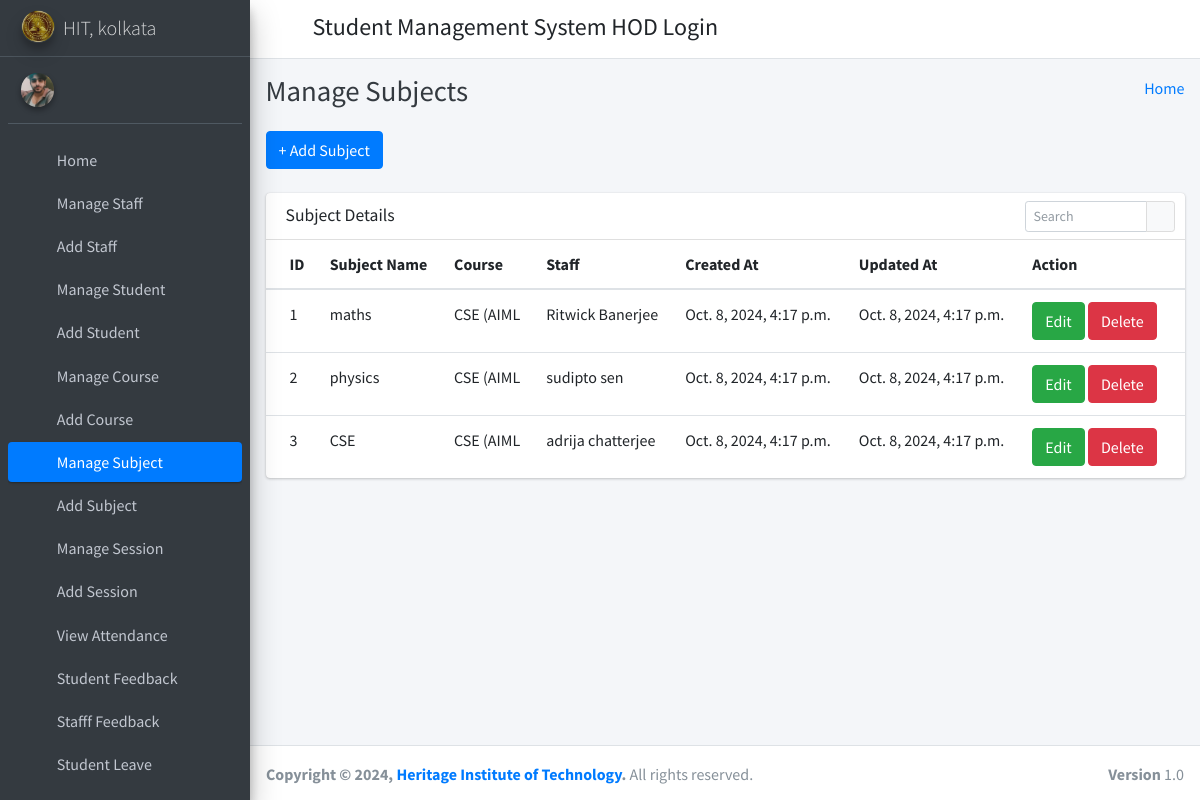
Screenshot of /manage_subject/ (signed in) with the database file from the repository.
### student_management_app/models.py (models this page shows)
class Subjects(models.Model):
    id =models.AutoField(primary_key=True)
    subject_name = models.CharField(max_length=255)
    course_id = models.ForeignKey(Courses, on_delete=models.CASCADE, default=1) #need to give defauult course
    staff_id = models.ForeignKey(CustomUser, on_delete=models.CASCADE)
    created_at = models.DateTimeField(auto_now_add=True)
    updated_at = models.DateTimeField(auto_now=True)
    objects = models.Manager()

class Courses(models.Model):
    id = models.AutoField(primary_key=True)
    course_name = models.CharField(max_length=255)
    created_at = models.DateTimeField(auto_now_add=True)
    updated_at = models.DateTimeField(auto_now=True)
    objects = models.Manager()

class CustomUser(AbstractUser):
    user_type_data = ((1, "HOD"), (2, "Staff"), (3, "Student"))
    user_type = models.CharField(default=1, choices=user_type_data, max_length=10)

### student_management_app/HodViews.py (the view)
# urls.py: path('manage_subject/', HodViews.manage_subject, name="manage_subject"),
def manage_subject(request):
    subjects = Subjects.objects.all()
    context = {
        "subjects": subjects
    }
    return render(request, 'hod_template/manage_subject_template.html', context)

### student_management_app/LoginCheckMiddleWare.py (called while the page is built, shortened)
    def process_view(self, request, view_func, view_args, view_kwargs):
        modulename = view_func.__module__
        user = request.user
        if user.is_authenticated:
            if user.user_type == "1":
                if modulename == "student_management_app.HodViews":
                    pass
                elif modulename == "student_management_app.views" or modulename == "django.views.static":
                    pass
                else:
                    return redirect("admin_home")
            else:
                return redirect("login")
        else:
            if request.path == reverse("login") or request.path == reverse("doLogin"):
                pass
            else:
                return redirect("login")

### student_management_app/templates/hod_template/manage_subject_template.html (shortened to what this page needs)
{% extends 'hod_template/base_template.html' %}
{% block page_title %}
    Manage Subjects
{% endblock page_title %}
{% block main_content %}
{% load static %}
<section class="content">
        <div class="container-fluid">
            <a class="btn btn-primary" href="{% url 'add_subject' %}" role="button">+ Add Subject</a> <br/>&nbsp;
            <div class="row">
                <div class="col-md-12">
                    <div class="card">
                        <div class="card-header">
                            <h3 class="card-title">Subject Details</h3>
                            <div class="card-tools">
                            <div class="input-group input-group-sm" style="width: 150px;">
                                <input type="text" name="table_search" class="form-control float-right" placeholder="Search">
                                <div class="input-group-append">
                                <button type="submit" class="btn btn-default"><i class="fas fa-search"></i></button>
                                </div>
                            </div>
                            </div>
                        </div>
                        <div class="card-body table-responsive p-0">
                            <table class="table table-hover text-nowrap">
                            <thead>
                                <tr>
                                <th>ID</th>
                                <th>Subject Name</th>
                                <th>Course</th>
                                <th>Staff</th>
                                <th>Created At</th>
                                <th>Updated At</th>
                                <th>Action</th>
                                </tr>
                            </thead>
                            <tbody>
                                {% for subject in subjects %}
                                <tr>
                                <td>{{ subject.id }}</td>
                                <td>{{ subject.subject_name }}</td>
                                <td>{{ subject.course_id.course_name }}</td>
                                <td>{{ subject.staff_id.first_name }} {{ subject.staff_id.last_name }}</td>
                                <td>{{ subject.created_at }}</td>
                                <td>{{ subject.updated_at }}</td>
                                <td>
                                    <a href="{% url 'edit_subject' subject.id %}" class="btn btn-success">Edit</a>
                                    <a href="{% url 'delete_subject' subject.id %}" class="btn btn-danger">Delete</a>
                                </td>
                                </tr>
                                {% endfor %}
                            </tbody>
                            </table>
                        </div>
                        </div>
                </div>
            </div>
        </div>
      </section>
  {% endblock main_content %}

### rows the page displays
Subjects: id "1", subject_name "maths", course_id.course_name "CSE (AIML", staff_id.first_name "Ritwick", staff_id.last_name "Banerjee", created_at "Oct. 8, 2024, 4:17 p.m.", updated_at "Oct. 8, 2024, 4:17 p.m."
Subjects: id "2", subject_name "physics", course_id.course_name "CSE (AIML", staff_id.first_name "sudipto", staff_id.last_name "sen", created_at "Oct. 8, 2024, 4:17 p.m.", updated_at "Oct. 8, 2024, 4:17 p.m."
Subjects: id "3", subject_name "CSE", course_id.course_name "CSE (AIML", staff_id.first_name "adrija", staff_id.last_name "chatterjee", created_at "Oct. 8, 2024, 4:17 p.m.", updated_at "Oct. 8, 2024, 4:17 p.m."
